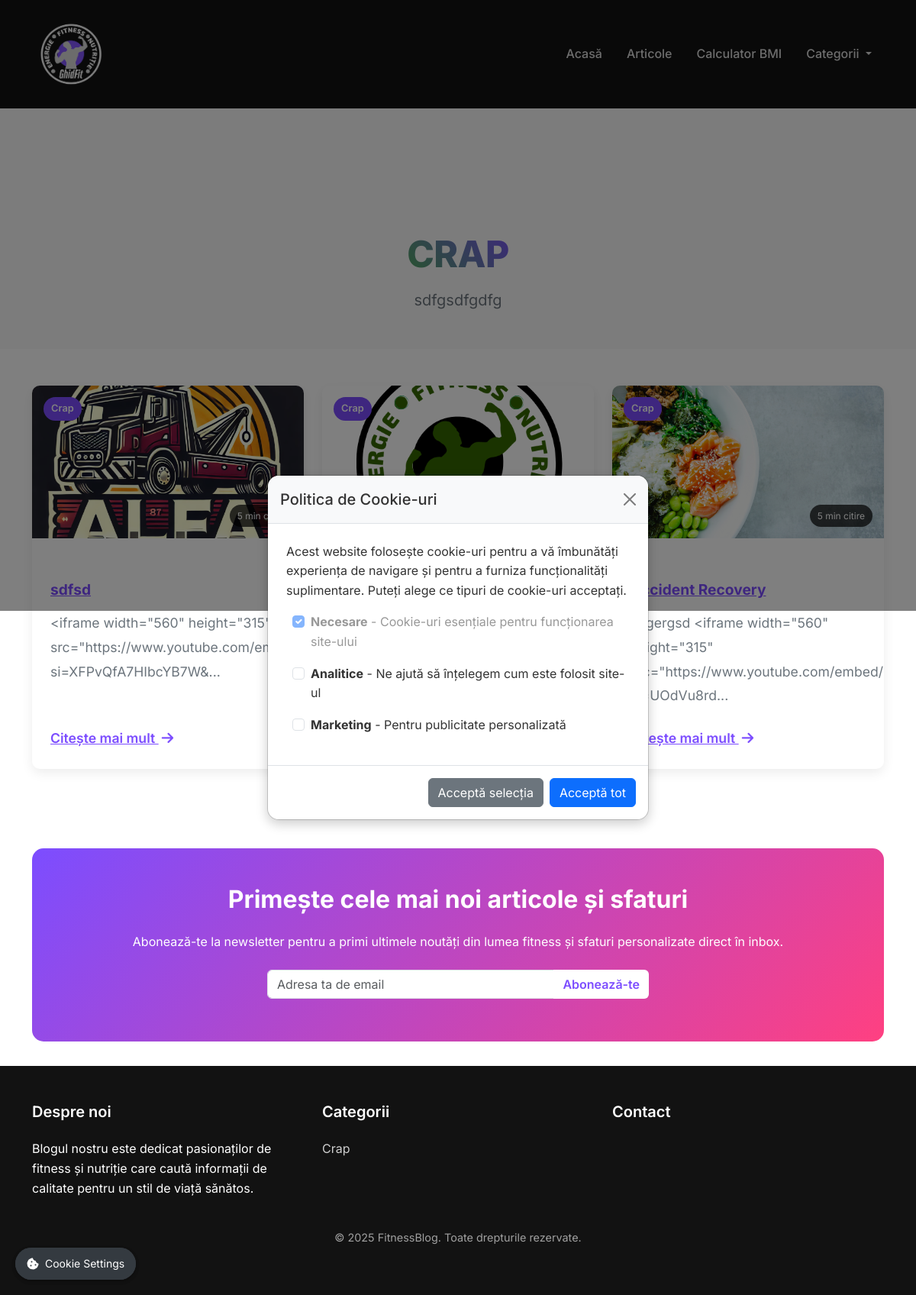
The app's page /categorie/crap/ with its own data.
### blog/models.py (models this page shows, shortened)
class Category(models.Model):
    name = models.CharField(max_length=100, verbose_name='Nume')
    slug = models.SlugField(max_length=200, unique=True, verbose_name='Slug')  # Mărit la 200
    icon = models.CharField(max_length=50, blank=True, null=True, verbose_name='Iconiță FontAwesome')
    description = models.TextField(blank=True, null=True, verbose_name='Descriere')
    class Meta:
        verbose_name = 'Categorie'
        verbose_name_plural = 'Categorii'
        ordering = ['name']

class Article(models.Model):
    title = models.CharField(max_length=200, verbose_name='Titlu')
    slug = models.SlugField(max_length=200, unique=True, verbose_name='Slug')  # Mărit la 200
    content = RichTextField(verbose_name='Conținut')
    featured_image = models.ImageField(upload_to='articles/', verbose_name='Imagine principală')
    category = models.ForeignKey(Category, on_delete=models.CASCADE, related_name='articles', verbose_name='Categorie')
    created_at = models.DateTimeField(auto_now_add=True, verbose_name='Data creării')
    updated_at = models.DateTimeField(auto_now=True, verbose_name='Data actualizării')
    read_time = models.IntegerField(default=5, verbose_name='Timp de citire (minute)')
    meta_title = models.CharField(max_length=200, blank=True, verbose_name='Titlu Meta')
    meta_description = models.TextField(blank=True, verbose_name='Descriere Meta')
    meta_keywords = models.CharField(max_length=200, blank=True, verbose_name='Cuvinte cheie Meta')
    class Meta:
        verbose_name = 'Articol'
        verbose_name_plural = 'Articole'
        ordering = ['-created_at']

class SiteSettings(models.Model):
    phone = models.CharField(max_length=20, blank=True, null=True, verbose_name='Telefon')
    email = models.EmailField(blank=True, null=True, verbose_name='Email')
    address = models.CharField(max_length=200, blank=True, null=True, verbose_name='Adresă')
    facebook_url = models.URLField(blank=True, null=True, verbose_name='URL Facebook')
    instagram_url = models.URLField(blank=True, null=True, verbose_name='URL Instagram')
    youtube_url = models.URLField(blank=True, null=True, verbose_name='URL YouTube')
    footer_about_title = models.CharField(max_length=100, blank=True, null=True, verbose_name='Titlu secțiune despre')
    footer_about_text = models.TextField(blank=True, null=True, verbose_name='Text secțiune despre')
    class Meta:
        verbose_name = 'Setări Site'
        verbose_name_plural = 'Setări Site'
    @classmethod
    def get_settings(cls):
        settings, created = cls.objects.get_or_create(pk=1)
        return settings

### blog/views.py (the view)
# urls.py: path('categorie/<slug:slug>/', views.category_articles, name='category_articles'),
def category_articles(request, slug):
    category = get_object_or_404(Category, slug=slug)
    articles_list = Article.objects.filter(
        category=category
    ).order_by('-created_at')
    paginator = Paginator(articles_list, 9)  # 9 articles per page
    page_number = request.GET.get('page')
    articles = paginator.get_page(page_number)
    adsense_locations = {
        ad.name: ad.ad_code for ad in AdSenseLocation.objects.filter(is_active=True)
    }
    context = {
        'category': category,
        'articles': articles,
        'adsense_locations': adsense_locations,
    }
    return render(request, 'blog/category_articles.html', context)

### blog/context_processors.py (called while the page is built)
def global_context(request):
    categories = Category.objects.annotate(
        articles_count=Count('articles')
    ).filter(articles_count__gt=0)
    adsense_locations = {
        ad.name: ad.ad_code for ad in AdSenseLocation.objects.filter(is_active=True)
    }
    site_settings = SiteSettings.get_settings()
    print("Available AdSense locations:", adsense_locations.keys())
    return {
        'categories': categories,
        'adsense_locations': adsense_locations,
        'site_settings': site_settings
    }

### blog/templatetags/blog_extras.py (called while the page is built)
@register.filter(name='clean_html')
def clean_html(value, length=100):
    if not value:
        return ""
    text = strip_tags(value)
    text = unescape(text)
    text = re.sub(r'\s+', ' ', text).strip()
    length = int(length)
    if len(text) > length:
        return text[:length] + "..."
    return text

### templates/blog/category_articles.html (shortened to what this page needs)
{% extends 'blog/base.html' %}
{% load static %}
{% load blog_extras %}
{% block content %}
<section class="category-header py-5">
    <div class="container">
        <div class="row">
            <div class="col-lg-8 mx-auto text-center">
                <div class="category-icon">
                </div>
                <h1 class="category-title">{{ category.name }}</h1>
                {% if category.description %}
                <p class="category-description">{{ category.description }}</p>
                {% endif %}
            </div>
        </div>
    </div>
</section>
<section class="articles-grid-section py-5">
    <div class="container">
        <div class="row">
            {% for article in articles %}
            <div class="col-md-4 mb-4">
                <div class="article-card">
                    <div class="article-img">
                        <img src="{{ article.featured_image.url }}" alt="{{ article.title }}">
                        <div class="article-category {{ article.category.slug }}">{{ article.category.name }}</div>
                        <div class="article-time">{{ article.read_time }} min citire</div>
                    </div>
                    <div class="article-content">
                        <h3 class="article-title"><a href="{% url 'blog:article_detail' article.slug %}">{{ article.title }}</a></h3>
                        <p class="article-excerpt">{{ article.content|clean_html:100 }}</p>
                        <a href="{% url 'blog:article_detail' article.slug %}" class="read-more">Citește mai mult <i class="fas fa-arrow-right ms-1"></i></a>
                    </div>
                </div>
            </div>
            {% empty %}
            <div class="col-12 text-center py-5">
                <p>Nu există articole în această categorie momentan.</p>
            </div>
            {% endfor %}
        </div>
    </div>
</section>
{% endblock %}

### templates/blog/base.html (shortened to what this page needs)
<!DOCTYPE html>
<html lang="ro">
<head>
    <link rel="stylesheet" href="https://cdnjs.cloudflare.com/ajax/libs/font-awesome/6.5.1/css/all.min.css">
    <link href="https://cdn.jsdelivr.net/npm/bootstrap@5.3.2/dist/css/bootstrap.min.css" rel="stylesheet">
    {% load static %}
    <link rel="stylesheet" href="{% static 'css/styles.css' %}">
</head>
<body>
    <header class="header">
        <nav class="navbar navbar-expand-lg navbar-dark">
            <div class="container">
                <a class="navbar-brand mx-auto order-0" href="{% url 'blog:home' %}">
                    <picture>
                        <source srcset="{% static 'images/logo.webp' %}" type="image/webp">
                        <img src="{% static 'images/logo.webp' %}" alt="GhidFit" class="navbar-logo">
                    </picture>
                </a>
                <div class="collapse navbar-collapse order-2" id="navbarNav">
                    <ul class="navbar-nav ms-auto">
                        <li class="nav-item">
                            <a class="nav-link" href="{% url 'blog:home' %}">Acasă</a>
                        </li>
                        <li class="nav-item">
                            <a class="nav-link" href="{% url 'blog:all_articles' %}">Articole</a>
                        </li>
                        <li class="nav-item">
                            <a class="nav-link" href="{% url 'blog:bmi_calculator' %}">Calculator BMI</a>
                        </li>
                        <li class="nav-item dropdown">
                            <a class="nav-link dropdown-toggle" href="#" id="navbarDropdown" role="button" data-bs-toggle="dropdown" aria-expanded="false">
                                Categorii
                            </a>
                        </li>
                    </ul>
                </div>
            </div>
        </nav>
    </header>
    <main>
        {% block content %}{% endblock %}
    </main>
    <section class="newsletter-section">
        <div class="container">
            <div class="newsletter-container py-5 px-4">
                <div class="row">
                    <div class="col-lg-12 text-center">
                        <h2 class="section-title">Primește cele mai noi articole și sfaturi</h2>
                        <p class="mb-4">Abonează-te la newsletter pentru a primi ultimele noutăți din lumea fitness și sfaturi personalizate direct în inbox.</p>
                        <form id="newsletter-form" class="newsletter-form">
                            <div class="input-group">
                                <input type="email" class="form-control" id="email" name="email" placeholder="Adresa ta de email" required>
                                <button type="submit" class="btn subscribe-btn">Abonează-te</button>
                            </div>
                        </form>
                    </div>
                </div>
            </div>
        </div>
    </section>
    <footer class="footer py-5">
        <div class="container">
            <div class="row">
                <div class="col-md-4">
                    <h5>{{ site_settings.footer_about_title }}</h5>
                    <p>{{ site_settings.footer_about_text }}</p>
                </div>
                <div class="col-md-4">
                    <h5>Categorii</h5>
                    <ul class="list-unstyled">
                        {% for category in categories %}
                            <li><a href="{% url 'blog:category_articles' category.slug %}">{{ category.name }}</a></li>
                        {% endfor %}
                    </ul>
                </div>
                <div class="col-md-4">
                    <h5>Contact</h5>
                </div>
            </div>
            <div class="row mt-4">
                <div class="col-md-12 text-center">
                    <p class="copyright">© 2025 FitnessBlog. Toate drepturile rezervate.</p>
                </div>
            </div>
        </div>
    </footer>
    <div class="cookie-consent-modal modal fade" id="cookieModal" data-bs-backdrop="static" tabindex="-1" aria-labelledby="cookieModalLabel" aria-hidden="true">
        <div class="modal-dialog modal-dialog-centered">
            <div class="modal-content">
                <div class="modal-header">
                    <h5 class="modal-title" id="cookieModalLabel">Politica de Cookie-uri</h5>
                    <button type="button" class="btn-close" data-bs-dismiss="modal" aria-label="Close"></button>
                </div>
                <div class="modal-body">
                    <p>Acest website folosește cookie-uri pentru a vă îmbunătăți experiența de navigare și pentru a furniza funcționalități suplimentare. Puteți alege ce tipuri de cookie-uri acceptați.</p>
                    <div class="cookie-options">
                        <div class="form-check">
                            <input class="form-check-input" type="checkbox" id="necessaryCookies" checked disabled>
                            <label class="form-check-label" for="necessaryCookies">
                                <strong>Necesare</strong> - Cookie-uri esențiale pentru funcționarea site-ului
                            </label>
                        </div>
                        <div class="form-check">
                            <input class="form-check-input" type="checkbox" id="analyticsCookies">
                            <label class="form-check-label" for="analyticsCookies">
                                <strong>Analitice</strong> - Ne ajută să înțelegem cum este folosit site-ul
                            </label>
                        </div>
                        <div class="form-check">
                            <input class="form-check-input" type="checkbox" id="marketingCookies">
                            <label class="form-check-label" for="marketingCookies">
                                <strong>Marketing</strong> - Pentru publicitate personalizată
                            </label>
                        </div>
                    </div>
                </div>
                <div class="modal-footer">
                    <button type="button" class="btn btn-secondary" id="acceptSelectedCookies">Acceptă selecția</button>
                    <button type="button" class="btn btn-primary" id="acceptAllCookies">Acceptă tot</button>
                </div>
            </div>
        </div>
    </div>
    <button id="cookieSettingsBtn" class="cookie-settings-btn">
    </button>
</body>
    <button id="cookieSettingsBtn" class="cookie-settings-btn">
        <i class="fas fa-cookie-bite"></i> Cookie Settings
    </button>
</body>
</html>

### records on screen
Category: name "CRAP", description "sdfgsdfgdfg", name "Crap"
Article: featured_image (picture), category.name "Crap", read_time "5", title "sdfsd", content|clean_html "<iframe width=\"560\" height=\"315\"…"
Article: featured_image (picture), category.name "Crap"
Article: featured_image (picture), category.name "Crap", read_time "5", title "Accident Recovery", content|clean_html "sdgergsd <iframe width=\"560\" height=\"315\"…"
SiteSettings: footer_about_title "Despre noi", footer_about_text "Blogul nostru este dedicat pasionaților de fitness și nutriție care caută informații de calitate pentru un stil de viață sănătos."
